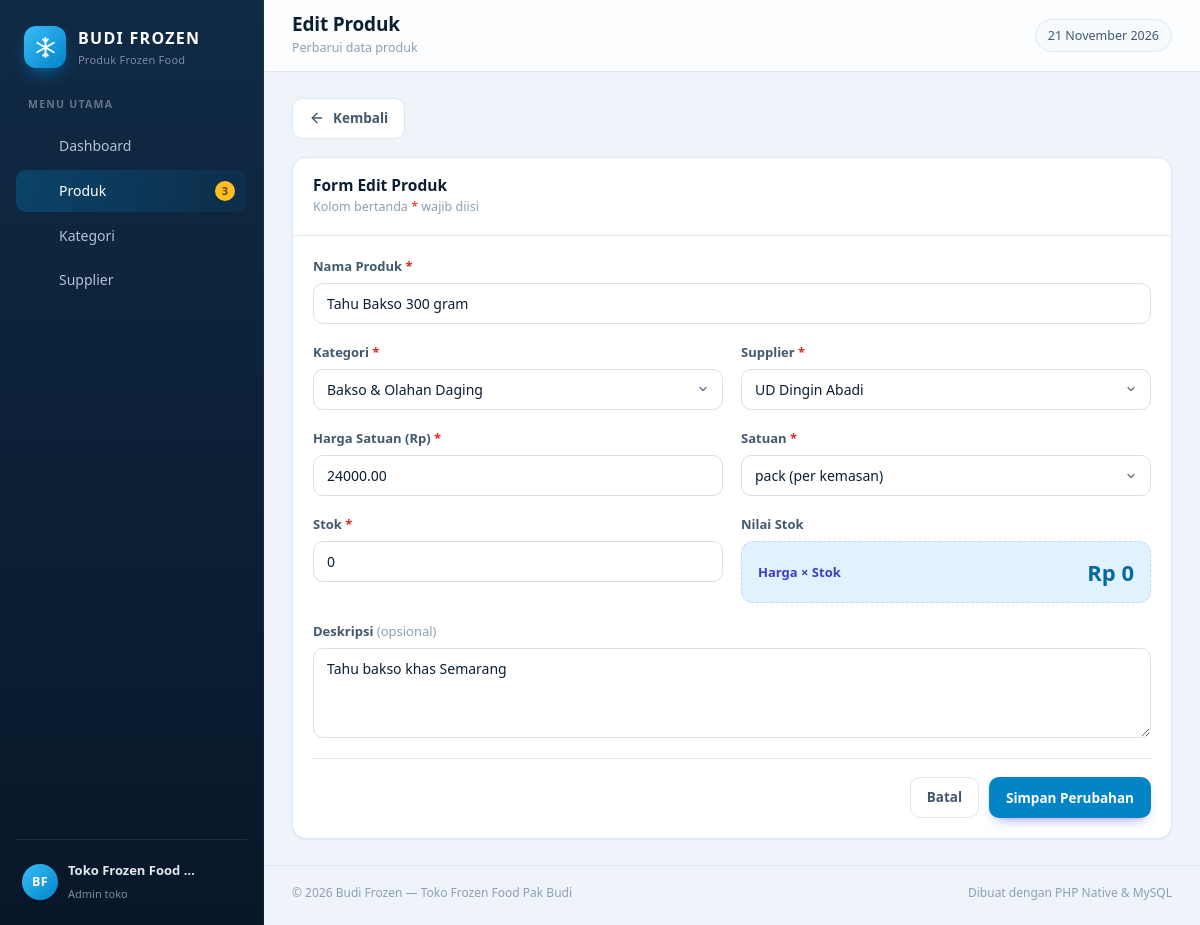
Screenshot of /produk/form.php?id=6 with the database file from the repository.
### tables this page shows
CREATE TABLE produk (
  id           INT UNSIGNED NOT NULL AUTO_INCREMENT,
  nama_produk  VARCHAR(100) NOT NULL,
  kategori_id  INT UNSIGNED NOT NULL,
  supplier_id  INT UNSIGNED NOT NULL,
  harga        DECIMAL(12,2) NOT NULL DEFAULT 0,
  stok         INT NOT NULL DEFAULT 0,
  satuan       ENUM('pcs','pack','kg','box') NOT NULL DEFAULT 'pcs',
  deskripsi    VARCHAR(255) NULL,
  dibuat       TIMESTAMP NOT NULL DEFAULT CURRENT_TIMESTAMP,
  PRIMARY KEY (id),
  KEY idx_produk_kategori (kategori_id),
  KEY idx_produk_supplier (supplier_id),
  CONSTRAINT fk_produk_kategori
    FOREIGN KEY (kategori_id) REFERENCES kategori (id)
    ON UPDATE CASCADE
    ON DELETE RESTRICT,
  CONSTRAINT fk_produk_supplier
    FOREIGN KEY (supplier_id) REFERENCES supplier (id)
    ON UPDATE CASCADE
    ON DELETE RESTRICT
);

CREATE TABLE kategori (
  id            INT UNSIGNED NOT NULL AUTO_INCREMENT,
  nama_kategori VARCHAR(80) NOT NULL,
  deskripsi     VARCHAR(255) NULL,
  dibuat        TIMESTAMP NOT NULL DEFAULT CURRENT_TIMESTAMP,
  PRIMARY KEY (id),
  UNIQUE KEY uq_kategori_nama (nama_kategori)
);

CREATE TABLE supplier (
  id            INT UNSIGNED NOT NULL AUTO_INCREMENT,
  nama_supplier VARCHAR(100) NOT NULL,
  kontak_person VARCHAR(100) NULL,
  no_hp         VARCHAR(20) NULL,
  alamat        VARCHAR(255) NULL,
  dibuat        TIMESTAMP NOT NULL DEFAULT CURRENT_TIMESTAMP,
  PRIMARY KEY (id),
  UNIQUE KEY uq_supplier_nama (nama_supplier)
);

### includes/fungsi.php (called while the page is built, shortened)
<?php
function e(?string $text): string
{
    return htmlspecialchars((string) $text, ENT_QUOTES, 'UTF-8');
}
function url(string $path = ''): string
{
    return BASE_URL . '/' . ltrim($path, '/');
}

### produk/form.php (the view, shortened to what this page needs)
<?php
require __DIR__ . '/../config/config.php';
$id     = (int) ($_GET['id'] ?? 0);
$isEdit = $id > 0;
$data = [
    'nama_produk' => '',
    'kategori_id' => '',
    'supplier_id' => '',
    'harga'       => '',
    'stok'        => '0',
    'satuan'      => 'pcs',
    'deskripsi'   => '',
];
if ($isEdit) {
    $stmt = $pdo->prepare('SELECT * FROM produk WHERE id = :id LIMIT 1');
    $stmt->execute(['id' => $id]);
    $produk = $stmt->fetch();
    $data = $produk;
}
$errors = [];
$daftarKategori = $pdo->query('SELECT id, nama_kategori FROM kategori ORDER BY nama_kategori')->fetchAll();
$daftarSupplier = $pdo->query('SELECT id, nama_supplier FROM supplier ORDER BY nama_supplier')->fetchAll();
require __DIR__ . '/../includes/header.php';
?>
<div class="page-actions">
    <a class="btn btn-outline" href="<?= url('produk/index.php') ?>">
        <svg viewBox="0 0 24 24" fill="none" stroke="currentColor" stroke-width="2" stroke-linecap="round" stroke-linejoin="round"><line x1="19" y1="12" x2="5" y2="12"/><polyline points="12 19 5 12 12 5"/></svg>
        Kembali
    </a>
</div>
<div class="card">
    <div class="card-head">
        <div>
            <h2><?= $isEdit ? 'Form Edit Produk' : 'Form Produk Baru' ?></h2>
            <p>Kolom bertanda <span style="color: var(--danger)">*</span> wajib diisi</p>
        </div>
    </div>
    <div class="card-body">
        <form method="post" action="<?= url('produk/form.php' . ($isEdit ? '?id=' . $id : '')) ?>" novalidate>
            <div class="form-grid">
                <div class="form-group full">
                    <label class="form-label" for="nama_produk">Nama Produk <span class="req">*</span></label>
                    <input class="form-control <?= isset($errors['nama_produk']) ? 'is-invalid' : '' ?>" type="text" id="nama_produk" name="nama_produk"
                           value="<?= e((string) $data['nama_produk']) ?>" maxlength="100" placeholder="Contoh: Nugget Ayam 500 gram" required>
                </div>
                <div class="form-group">
                    <label class="form-label" for="kategori_id">Kategori <span class="req">*</span></label>
                    <select class="form-control <?= isset($errors['kategori_id']) ? 'is-invalid' : '' ?>" id="kategori_id" name="kategori_id" required>
                        <?php foreach ($daftarKategori as $k): ?>
                            <option value="<?= (int) $k['id'] ?>" <?= (string) $data['kategori_id'] === (string) $k['id'] ? 'selected' : '' ?>><?= e($k['nama_kategori']) ?></option>
                        <?php endforeach; ?>
                    </select>
                </div>
                <div class="form-group">
                    <label class="form-label" for="supplier_id">Supplier <span class="req">*</span></label>
                    <select class="form-control <?= isset($errors['supplier_id']) ? 'is-invalid' : '' ?>" id="supplier_id" name="supplier_id" required>
                        <?php foreach ($daftarSupplier as $s): ?>
                            <option value="<?= (int) $s['id'] ?>" <?= (string) $data['supplier_id'] === (string) $s['id'] ? 'selected' : '' ?>><?= e($s['nama_supplier']) ?></option>
                        <?php endforeach; ?>
                    </select>
                </div>
                <div class="form-group">
                    <label class="form-label" for="harga">Harga Satuan (Rp) <span class="req">*</span></label>
                    <input class="form-control <?= isset($errors['harga']) ? 'is-invalid' : '' ?>" type="number" id="harga" name="harga"
                           value="<?= e((string) $data['harga']) ?>" min="0" step="100" placeholder="Contoh: 32000" required>
                </div>
                <div class="form-group">
                    <label class="form-label" for="satuan">Satuan <span class="req">*</span></label>
                    <select class="form-control <?= isset($errors['satuan']) ? 'is-invalid' : '' ?>" id="satuan" name="satuan">
                        <?php foreach (['pcs' => 'pcs (per buah)', 'pack' => 'pack (per kemasan)', 'kg' => 'kg (per kilogram)', 'box' => 'box (per kotak)'] as $nilai => $label): ?>
                            <option value="<?= $nilai ?>" <?= $data['satuan'] === $nilai ? 'selected' : '' ?>><?= $label ?></option>
                        <?php endforeach; ?>
                    </select>
                </div>
                <div class="form-group">
                    <label class="form-label" for="stok">Stok <span class="req">*</span></label>
                    <input class="form-control <?= isset($errors['stok']) ? 'is-invalid' : '' ?>" type="number" id="stok" name="stok"
                           value="<?= e((string) $data['stok']) ?>" min="0" step="1" placeholder="Contoh: 20" required>
                </div>
                <div class="form-group">
                    <label class="form-label">Nilai Stok</label>
                    <div class="akhir-box">
                        <span class="label">Harga &times; Stok</span>
                        <span class="value" id="nilaiStokPreview">Rp 0</span>
                    </div>
                </div>
                <div class="form-group full">
                    <label class="form-label" for="deskripsi">Deskripsi <span class="text-muted" style="font-weight:400">(opsional)</span></label>
                    <textarea class="form-control" id="deskripsi" name="deskripsi" maxlength="255"
                              placeholder="Keterangan singkat produk, misalnya isi per kemasan atau cara penyajian"><?= e((string) $data['deskripsi']) ?></textarea>
                </div>
            </div>
            <div class="form-actions">
                <a class="btn btn-outline" href="<?= url('produk/index.php') ?>">Batal</a>
                <button class="btn btn-primary" type="submit"><?= $isEdit ? 'Simpan Perubahan' : 'Simpan Produk' ?></button>
            </div>
        </form>
    </div>
</div>
<?php require __DIR__ . '/../includes/footer.php'; ?>

### assets/css/style.css (style rules this page uses)
:root { --bg: #eef4f9; --surface: #ffffff; --surface-2: #f6fafd; --border: #dde8f1; --text: #0b1f33; --text-soft: #41586e; --text-muted: #8aa0b4; --primary: #0284c7; --primary-dark: #0369a1; --primary-soft: #e0f2fe; --success: #059669; --success-soft: #ecfdf5; --warning: #d97706; --warning-soft: #fffbeb; --danger: #dc2626; --danger-soft: #fef2f2; --sidebar: #0b1f33; --sidebar-soft: #14304b; --radius: 14px; --radius-sm: 9px; --shadow-sm: 0 1px 2px rgba(11, 31, 51, .06); --shadow: 0 10px 30px -12px rgba(11, 31, 51, .2); --sidebar-w: 264px; }
* { box-sizing: border-box; }
html, body { margin: 0; padding: 0; }
body { font-family: "Segoe UI", system-ui, -apple-system, "Helvetica Neue", Arial, sans-serif; background: var(--bg); color: var(--text); font-size: 14.5px; line-height: 1.55; -webkit-font-smoothing: antialiased; }
a { color: var(--primary); text-decoration: none; }
h1, h2, h3, h4 { margin: 0; line-height: 1.25; font-weight: 700; }
p { margin: 0; }
svg { display: block; }
.card { background: var(--surface); border: 1px solid var(--border); border-radius: var(--radius); box-shadow: var(--shadow-sm); }
.card-head { display: flex; align-items: center; gap: 14px; padding: 18px 20px; border-bottom: 1px solid var(--border); }
.card-head h2 { font-size: 15.5px; }
.card-head p { font-size: 12.5px; color: var(--text-muted); margin-top: 2px; }
.card-body { padding: 20px; }
.page-actions { display: flex; flex-wrap: wrap; align-items: center; gap: 10px; margin-bottom: 18px; }
.btn { display: inline-flex; align-items: center; justify-content: center; gap: 8px; padding: 9px 16px; border-radius: 10px; border: 1px solid transparent; font-size: 13.5px; font-weight: 600; font-family: inherit; cursor: pointer; transition: background .15s ease, border-color .15s ease, color .15s ease, box-shadow .15s ease; white-space: nowrap; text-decoration: none; }
.btn svg { width: 16px; height: 16px; }
.btn-primary { background: var(--primary); color: #fff; box-shadow: 0 6px 14px -8px rgba(79, 70, 229, .9); }
.btn-outline { background: var(--surface); border-color: var(--border); color: var(--text-soft); }
.form-grid { display: grid; grid-template-columns: repeat(2, minmax(0, 1fr)); gap: 18px; }
.form-group { display: flex; flex-direction: column; gap: 7px; }
.form-group.full { grid-column: 1 / -1; }
.form-label { font-size: 13px; font-weight: 600; color: var(--text-soft); }
.form-label .req { color: var(--danger); }
.form-control { width: 100%; padding: 10px 13px; border: 1px solid #d7dfe9; border-radius: 10px; background: #fff; font-size: 14px; font-family: inherit; color: var(--text); transition: border-color .15s ease, box-shadow .15s ease; appearance: none; }
select.form-control { background-repeat: no-repeat; background-position: right 13px center; padding-right: 36px; cursor: pointer; }
textarea.form-control { min-height: 90px; resize: vertical; }
.form-actions { display: flex; justify-content: flex-end; gap: 10px; padding-top: 18px; margin-top: 20px; border-top: 1px solid var(--border); }
.akhir-box { display: flex; align-items: center; justify-content: space-between; gap: 12px; background: var(--primary-soft); border: 1px dashed #c7d2fe; border-radius: 12px; padding: 13px 16px; }
.akhir-box .label { font-size: 13px; color: #4338ca; font-weight: 600; }
.akhir-box .value { font-size: 22px; font-weight: 800; color: var(--primary-dark); }
.text-muted { color: var(--text-muted); }

### rows the page displays
produk: nama_produk "Tahu Bakso 300 gram", kategori_id "Bakso & Olahan Daging", supplier_id "UD Dingin Abadi", harga "24000.00", satuan "pack (per kemasan)", stok "0", deskripsi "Tahu bakso khas Semarang"

### other values shown
$item['label'] "Dashboard"
$item['label'] "Produk"
$notifStok "3"
$item['label'] "Kategori"
$item['label'] "Supplier"
TOKO_NAMA "Toko Frozen Food…"
$pageTitle "Edit Produk"
$pageSubtitle "Perbarui data produk"
APP_NAME "Budi Frozen"
TOKO_NAMA "Toko Frozen Food Pak Budi"
